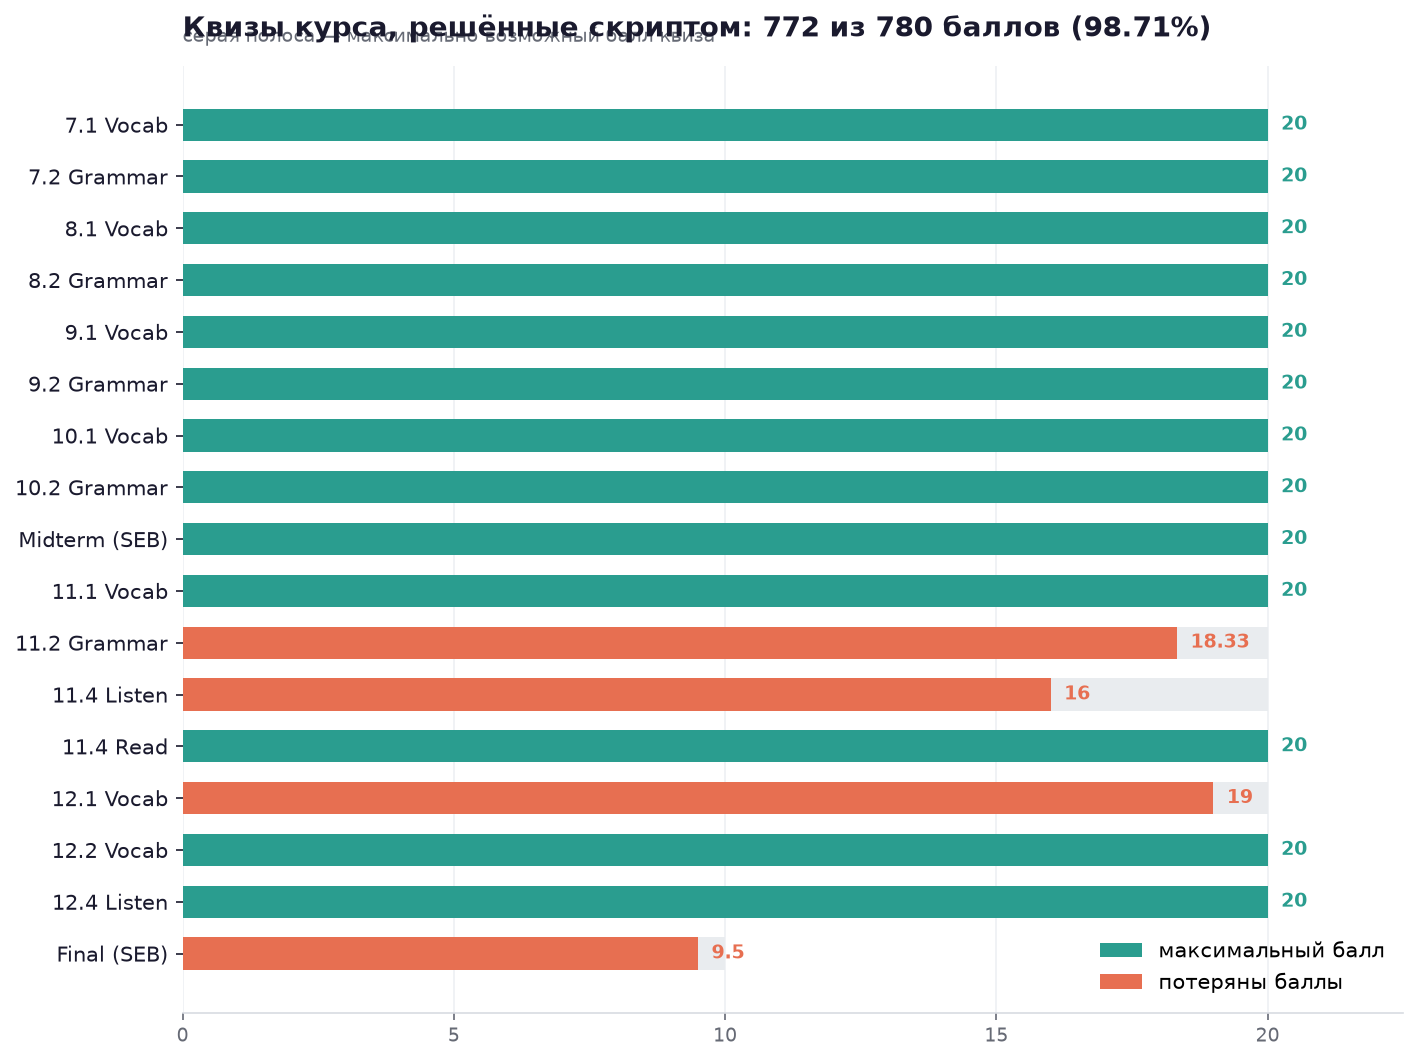

Write Python code to recreate this figure.
import matplotlib
matplotlib.use("Agg")
import matplotlib.pyplot as plt
import numpy as np

INK, MUT, ACC, GREEN = "#1a1a2e", "#666a75", "#e76f51", "#2a9d8f"
BG = "#ffffff"

quizzes = [
    ("7.1 Vocab",      20.0, 20.0),
    ("7.2 Grammar",    20.0, 20.0),
    ("8.1 Vocab",      20.0, 20.0),
    ("8.2 Grammar",    20.0, 20.0),
    ("9.1 Vocab",      20.0, 20.0),
    ("9.2 Grammar",    20.0, 20.0),
    ("10.1 Vocab",     20.0, 20.0),
    ("10.2 Grammar",   20.0, 20.0),
    ("Midterm (SEB)",  20.0, 20.0),
    ("11.1 Vocab",     20.0, 20.0),
    ("11.2 Grammar",   20.0, 18.33),
    ("11.4 Listen",    20.0, 16.0),
    ("11.4 Read",      20.0, 20.0),
    ("12.1 Vocab",     20.0, 19.0),
    ("12.2 Vocab",     20.0, 20.0),
    ("12.4 Listen",    20.0, 20.0),
    ("Final (SEB)",    10.0,  9.5),
]
labels  = [q[0] for q in quizzes]
full    = np.array([q[1] for q in quizzes])
got     = np.array([q[2] for q in quizzes])

y = np.arange(len(quizzes))
fig, ax = plt.subplots(figsize=(10.5, 8.2), dpi=150)
fig.patch.set_facecolor(BG)
ax.set_facecolor(BG)

ax.barh(y, full, height=0.62, color="#e9ecef", edgecolor="none", zorder=1)
colors = [GREEN if g == f else ACC for g, f in zip(got, full)]
ax.barh(y, got, height=0.62, color=colors, edgecolor="none", zorder=2)

for yi, (g, f) in enumerate(zip(got, full)):
    if g == f:
        ax.text(g + 0.25, yi, f"{g:.0f}", va="center", fontsize=9,
                color=GREEN, fontweight="bold")
    else:
        ax.text(g + 0.25, yi, f"{g:g}", va="center", fontsize=9,
                color=ACC, fontweight="bold")

ax.set_yticks(y)
ax.set_yticklabels(labels, fontsize=10)
ax.invert_yaxis()
ax.set_xlim(0, 22.5)
ax.set_xticks([0, 5, 10, 15, 20])
ax.tick_params(axis="x", colors=MUT, labelsize=9)
ax.tick_params(axis="y", colors=INK)
for s in ["top", "right", "left"]:
    ax.spines[s].set_visible(False)
ax.spines["bottom"].set_color("#d8dce2")
ax.grid(axis="x", color="#eef0f4", zorder=0)
ax.set_axisbelow(True)

ax.set_title("Квизы курса, решённые скриптом: 772 из 780 баллов (98.71%)",
             fontsize=13.5, fontweight="bold", color=INK, pad=14, loc="left")
from matplotlib.patches import Patch
ax.legend(handles=[
    Patch(fc=GREEN, label="максимальный балл"),
    Patch(fc=ACC,  label="потеряны баллы"),
], loc="lower right", frameon=False, fontsize=10)

ax.text(0, -1.6, "серая полоса — максимально возможный балл квиза",
        fontsize=9, color=MUT)

fig.savefig("/Users/alexander/moodle-seb-bypass/docs/habr/fig4_score.png",
            bbox_inches="tight", facecolor=BG)
print("ok")
